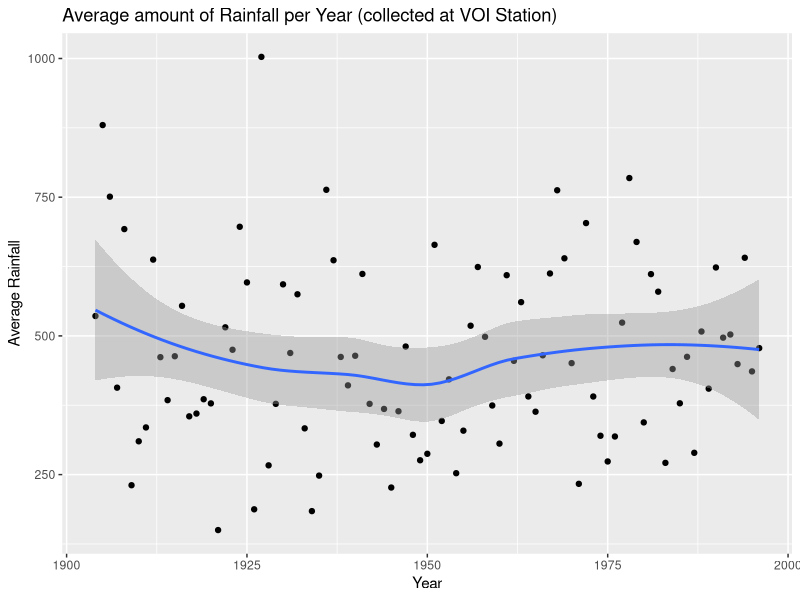
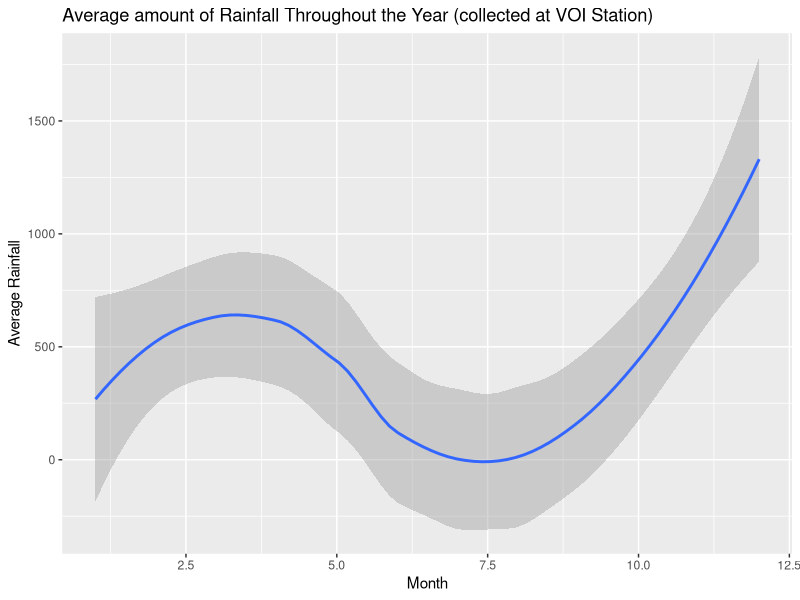
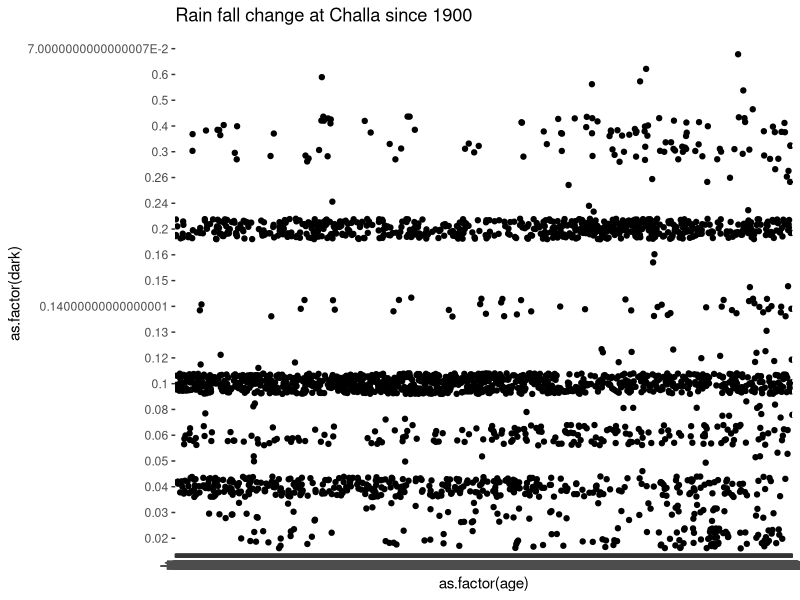
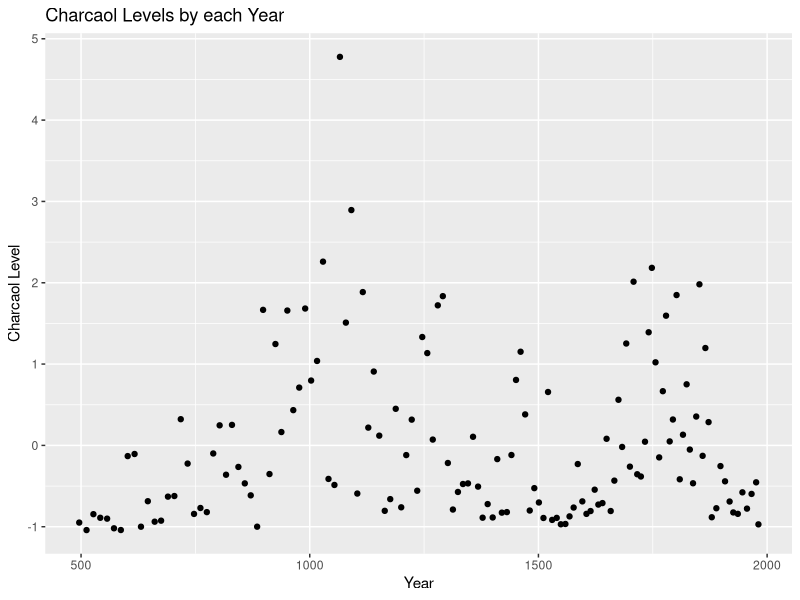

The R script that drew these images, in order:
## ---- chunk 1
library(tidyverse)
library(dplyr)
library(readxl)
library(ggplot2)

#Tidying 
data <- read_excel("East Africa lake data.xlsx", sheet = 8)

data1 <- data %>% gather(key="Month", value="Rainfall", 'Jan', 'Feb', 'Mar', 'Apr', 'May', 'Jun', 'Jul', 'Aug', 'Sep', 'Oct', 'Nov', 'Dec')

data2 <- data1 %>% select(1, 4, 5)
data2 <- data2 %>% arrange(Year)
data2 <- data2 %>% drop_na()

#manipulating 
average_year <- data2 %>% group_by(Year) %>% summarise(mean_rainfall= mean(Rainfall))

average_month <- data2 %>% group_by(Month) %>% summarise(mean_rainfall= mean(Rainfall)) %>% arrange(mean_rainfall)

#changing month name to number equivalent so it graphs in chronological order
month_data1 <- c(1, 2, 3, 4, 5, 6, 7, 8, 9, 10, 11, 12)
rain_data <- c(340, 283, 790, 908, 294, 57, 31, 59, 142, 270, 1094, 1225)
average_month_data <- data.frame(month_data1, rain_data)
month_final <-as.tibble(average_month_data)
month_final
## ---- chunk 2

ggplot(data=average_year)+
  geom_point(mapping=aes(x=Year, y=mean_rainfall))+
  geom_smooth(mapping=aes(x=Year, y=mean_rainfall))+
  ggtitle('Average amount of Rainfall per Year (collected at VOI Station)')+
  xlab('Year')+
  ylab('Average Rainfall')

ggplot(data=month_final)+
  geom_smooth(mapping=aes(x=month_data1, y=rain_data))+
 ggtitle('Average amount of Rainfall Throughout the Year (collected at VOI Station)')+
  xlab('Month')+
  ylab('Average Rainfall')

## ---- chunk 3
library(tidyverse)
library(readxl)
challa=read_excel("East Africa lake data.xlsx", sheet="Challa")
challa=as.tibble(challa)
new.cha=challa%>%select("Age AD", "dark layer")
new.cha%>%filter('Age AD' >=1900)
new.cha=na.omit(new.cha)
age=new.cha$`Age AD`
dark=new.cha$`dark layer`
ggplot(new.cha)+
  geom_jitter(mapping=aes(x=as.factor(age),y=as.factor(dark)))+
  labs(title = "Rain fall change at Challa since 1900")
## ---- chunk 4
library(tidyverse)
library(readxl)
Tang <- read_excel("East Africa lake data.xlsx", sheet = 6)

Tang <- select(Tang,`Year AD...1`,`Year AD...4`,`Year`,`BSi (normalized)`,`Charcoal (normalized)`,TEX86)
Tang <- rename(Tang, year1=`Year AD...1`,BSi=`BSi (normalized)`,year2=`Year AD...4`,Charcoal=`Charcoal (normalized)`,year3=`Year`)

Tang2<- Tang%>% select(year2,Charcoal)
Tang2$year2<-round(Tang2$year2)

ggplot(Tang2)+
geom_point(aes(year2,Charcoal))+ 
ggtitle("Charcaol Levels by each Year") +
xlab("Year") + ylab("Charcaol Level")
